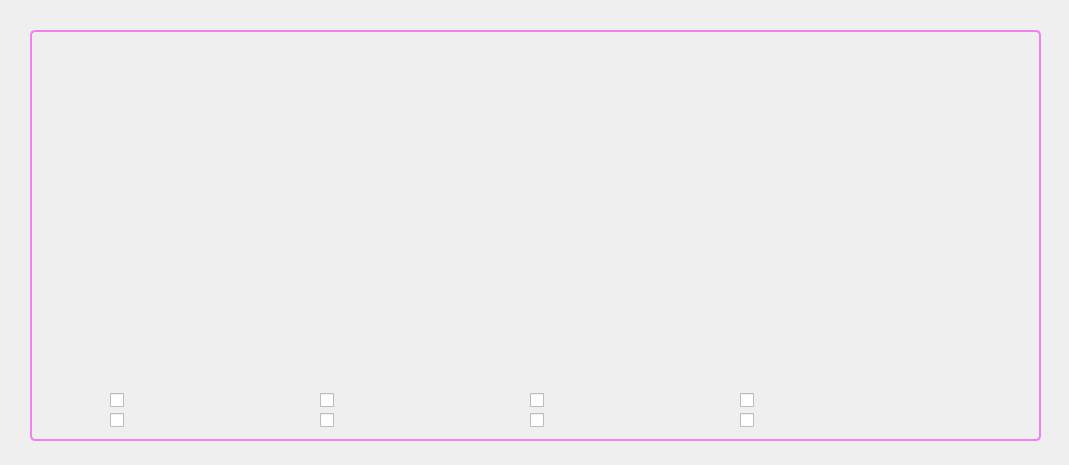
<ui version="4.0" >
 <class>Dialog</class>
 <widget class="QDialog" name="Dialog" >
  <property name="geometry" >
   <rect>
    <x>0</x>
    <y>0</y>
    <width>1069</width>
    <height>465</height>
   </rect>
  </property>
  <property name="windowTitle" >
   <string>Antenna REV RF</string>
  </property>
  <widget class="QGroupBox" name="groupBox_2" >
   <property name="geometry" >
    <rect>
     <x>30</x>
     <y>30</y>
     <width>1011</width>
     <height>411</height>
    </rect>
   </property>
   <property name="styleSheet" >
    <string>QGroupBox {
 background-color: qlineargradient(x1: 0, y1: 0, x2: 0, y2: 1,
                                   stop: 0 #E0E0E0, stop: 1 #FFFFFF);
 border: 2px solid violet;
 border-radius: 5px;
 margin-top: 1ex; 
}</string>
   </property>
   <property name="title" >
    <string/>
   </property>
   <widget class="CAMultiplot" name="caMultiplot_2" >
    <property name="geometry" >
     <rect>
      <x>20</x>
      <y>50</y>
      <width>971</width>
      <height>300</height>
     </rect>
    </property>
    <property name="propertiesDocument" stdset="0" >
     <string>Antenna reverse RF power</string>
    </property>
    <property name="pvname" >
     <string>LH1_RFANT_REV_POW1</string>
    </property>
    <property name="pvname1" >
     <string>LH1_RFANT_REV_POW2</string>
    </property>
    <property name="pvname2" >
     <string>LH1_RFANT_REV_POW3</string>
    </property>
    <property name="pvname3" >
     <string>LH1_RFANT_REV_POW4</string>
    </property>
    <property name="pvname4" >
     <string>LH1_RFANT_REV_POW5</string>
    </property>
    <property name="pvname5" >
     <string>LH1_RFANT_REV_POW6</string>
    </property>
    <property name="pvname6" >
     <string>LH1_RFANT_REV_POW7</string>
    </property>
    <property name="pvname7" >
     <string>LH1_RFANT_REV_POW8</string>
    </property>
    <property name="plotTitle" stdset="0" >
     <string>Antenna reverse RF power</string>
    </property>
   </widget>
   <widget class="CAColorCheckBox" name="caColorCheckBox" >
    <property name="geometry" >
     <rect>
      <x>80</x>
      <y>360</y>
      <width>201</width>
      <height>20</height>
     </rect>
    </property>
   </widget>
   <widget class="CAColorCheckBox" name="caColorCheckBox_2" >
    <property name="geometry" >
     <rect>
      <x>290</x>
      <y>360</y>
      <width>201</width>
      <height>20</height>
     </rect>
    </property>
   </widget>
   <widget class="CAColorCheckBox" name="caColorCheckBox_3" >
    <property name="geometry" >
     <rect>
      <x>500</x>
      <y>360</y>
      <width>201</width>
      <height>20</height>
     </rect>
    </property>
   </widget>
   <widget class="CAColorCheckBox" name="caColorCheckBox_4" >
    <property name="geometry" >
     <rect>
      <x>710</x>
      <y>360</y>
      <width>201</width>
      <height>20</height>
     </rect>
    </property>
   </widget>
   <widget class="CAColorCheckBox" name="caColorCheckBox_5" >
    <property name="geometry" >
     <rect>
      <x>80</x>
      <y>380</y>
      <width>201</width>
      <height>20</height>
     </rect>
    </property>
   </widget>
   <widget class="CAColorCheckBox" name="caColorCheckBox_6" >
    <property name="geometry" >
     <rect>
      <x>290</x>
      <y>380</y>
      <width>201</width>
      <height>20</height>
     </rect>
    </property>
   </widget>
   <widget class="CAColorCheckBox" name="caColorCheckBox_7" >
    <property name="geometry" >
     <rect>
      <x>500</x>
      <y>380</y>
      <width>201</width>
      <height>20</height>
     </rect>
    </property>
   </widget>
   <widget class="CAColorCheckBox" name="caColorCheckBox_8" >
    <property name="geometry" >
     <rect>
      <x>710</x>
      <y>380</y>
      <width>201</width>
      <height>20</height>
     </rect>
    </property>
   </widget>
  </widget>
 </widget>
 <customwidgets>
  <customwidget>
   <class>CAMultiplot</class>
   <extends>QFrame</extends>
   <header>caMultiplot.h</header>
  </customwidget>
  <customwidget>
   <class>CAColorCheckBox</class>
   <extends>QCheckBox</extends>
   <header>caColorcheckbox.h</header>
  </customwidget>
 </customwidgets>
 <resources/>
 <connections>
  <connection>
   <sender>caMultiplot_2</sender>
   <signal>legendLabel(QString,QString)</signal>
   <receiver>caColorCheckBox</receiver>
   <slot>changeColorLabel(QString,QString)</slot>
   <hints>
    <hint type="sourcelabel" >
     <x>122</x>
     <y>361</y>
    </hint>
    <hint type="destinationlabel" >
     <x>123</x>
     <y>399</y>
    </hint>
   </hints>
  </connection>
  <connection>
   <sender>caMultiplot_2</sender>
   <signal>legendLabel1(QString,QString)</signal>
   <receiver>caColorCheckBox_2</receiver>
   <slot>changeColorLabel(QString,QString)</slot>
   <hints>
    <hint type="sourcelabel" >
     <x>335</x>
     <y>365</y>
    </hint>
    <hint type="destinationlabel" >
     <x>336</x>
     <y>397</y>
    </hint>
   </hints>
  </connection>
  <connection>
   <sender>caMultiplot_2</sender>
   <signal>legendLabel2(QString,QString)</signal>
   <receiver>caColorCheckBox_3</receiver>
   <slot>changeColorLabel(QString,QString)</slot>
   <hints>
    <hint type="sourcelabel" >
     <x>543</x>
     <y>367</y>
    </hint>
    <hint type="destinationlabel" >
     <x>547</x>
     <y>399</y>
    </hint>
   </hints>
  </connection>
  <connection>
   <sender>caMultiplot_2</sender>
   <signal>legendLabel3(QString,QString)</signal>
   <receiver>caColorCheckBox_4</receiver>
   <slot>changeColorLabel(QString,QString)</slot>
   <hints>
    <hint type="sourcelabel" >
     <x>750</x>
     <y>360</y>
    </hint>
    <hint type="destinationlabel" >
     <x>760</x>
     <y>406</y>
    </hint>
   </hints>
  </connection>
  <connection>
   <sender>caMultiplot_2</sender>
   <signal>legendLabel4(QString,QString)</signal>
   <receiver>caColorCheckBox_5</receiver>
   <slot>changeColorLabel(QString,QString)</slot>
   <hints>
    <hint type="sourcelabel" >
     <x>143</x>
     <y>356</y>
    </hint>
    <hint type="destinationlabel" >
     <x>149</x>
     <y>420</y>
    </hint>
   </hints>
  </connection>
  <connection>
   <sender>caMultiplot_2</sender>
   <signal>legendLabel5(QString,QString)</signal>
   <receiver>caColorCheckBox_6</receiver>
   <slot>changeColorLabel(QString,QString)</slot>
   <hints>
    <hint type="sourcelabel" >
     <x>389</x>
     <y>359</y>
    </hint>
    <hint type="destinationlabel" >
     <x>365</x>
     <y>422</y>
    </hint>
   </hints>
  </connection>
  <connection>
   <sender>caMultiplot_2</sender>
   <signal>legendLabel6(QString,QString)</signal>
   <receiver>caColorCheckBox_7</receiver>
   <slot>changeColorLabel(QString,QString)</slot>
   <hints>
    <hint type="sourcelabel" >
     <x>572</x>
     <y>349</y>
    </hint>
    <hint type="destinationlabel" >
     <x>574</x>
     <y>427</y>
    </hint>
   </hints>
  </connection>
  <connection>
   <sender>caMultiplot_2</sender>
   <signal>legendLabel7(QString,QString)</signal>
   <receiver>caColorCheckBox_8</receiver>
   <slot>changeColorLabel(QString,QString)</slot>
   <hints>
    <hint type="sourcelabel" >
     <x>789</x>
     <y>344</y>
    </hint>
    <hint type="destinationlabel" >
     <x>793</x>
     <y>423</y>
    </hint>
   </hints>
  </connection>
  <connection>
   <sender>caColorCheckBox</sender>
   <signal>showLabel(bool,QString)</signal>
   <receiver>caMultiplot_2</receiver>
   <slot>displayCurve(bool,QString)</slot>
   <hints>
    <hint type="sourcelabel" >
     <x>173</x>
     <y>397</y>
    </hint>
    <hint type="destinationlabel" >
     <x>175</x>
     <y>298</y>
    </hint>
   </hints>
  </connection>
  <connection>
   <sender>caColorCheckBox_2</sender>
   <signal>showLabel(bool,QString)</signal>
   <receiver>caMultiplot_2</receiver>
   <slot>displayCurve(bool,QString)</slot>
   <hints>
    <hint type="sourcelabel" >
     <x>413</x>
     <y>401</y>
    </hint>
    <hint type="destinationlabel" >
     <x>398</x>
     <y>308</y>
    </hint>
   </hints>
  </connection>
  <connection>
   <sender>caColorCheckBox_3</sender>
   <signal>showLabel(bool,QString)</signal>
   <receiver>caMultiplot_2</receiver>
   <slot>displayCurve(bool,QString)</slot>
   <hints>
    <hint type="sourcelabel" >
     <x>604</x>
     <y>394</y>
    </hint>
    <hint type="destinationlabel" >
     <x>605</x>
     <y>337</y>
    </hint>
   </hints>
  </connection>
  <connection>
   <sender>caColorCheckBox_4</sender>
   <signal>showLabel(bool,QString)</signal>
   <receiver>caMultiplot_2</receiver>
   <slot>displayCurve(bool,QString)</slot>
   <hints>
    <hint type="sourcelabel" >
     <x>827</x>
     <y>398</y>
    </hint>
    <hint type="destinationlabel" >
     <x>827</x>
     <y>323</y>
    </hint>
   </hints>
  </connection>
  <connection>
   <sender>caColorCheckBox_5</sender>
   <signal>showLabel(bool,QString)</signal>
   <receiver>caMultiplot_2</receiver>
   <slot>displayCurve(bool,QString)</slot>
   <hints>
    <hint type="sourcelabel" >
     <x>228</x>
     <y>417</y>
    </hint>
    <hint type="destinationlabel" >
     <x>221</x>
     <y>308</y>
    </hint>
   </hints>
  </connection>
  <connection>
   <sender>caColorCheckBox_6</sender>
   <signal>showLabel(bool,QString)</signal>
   <receiver>caMultiplot_2</receiver>
   <slot>displayCurve(bool,QString)</slot>
   <hints>
    <hint type="sourcelabel" >
     <x>426</x>
     <y>423</y>
    </hint>
    <hint type="destinationlabel" >
     <x>426</x>
     <y>322</y>
    </hint>
   </hints>
  </connection>
  <connection>
   <sender>caColorCheckBox_7</sender>
   <signal>showLabel(bool,QString)</signal>
   <receiver>caMultiplot_2</receiver>
   <slot>displayCurve(bool,QString)</slot>
   <hints>
    <hint type="sourcelabel" >
     <x>656</x>
     <y>414</y>
    </hint>
    <hint type="destinationlabel" >
     <x>655</x>
     <y>310</y>
    </hint>
   </hints>
  </connection>
  <connection>
   <sender>caColorCheckBox_8</sender>
   <signal>showLabel(bool,QString)</signal>
   <receiver>caMultiplot_2</receiver>
   <slot>displayCurve(bool,QString)</slot>
   <hints>
    <hint type="sourcelabel" >
     <x>856</x>
     <y>419</y>
    </hint>
    <hint type="destinationlabel" >
     <x>856</x>
     <y>298</y>
    </hint>
   </hints>
  </connection>
 </connections>
</ui>
